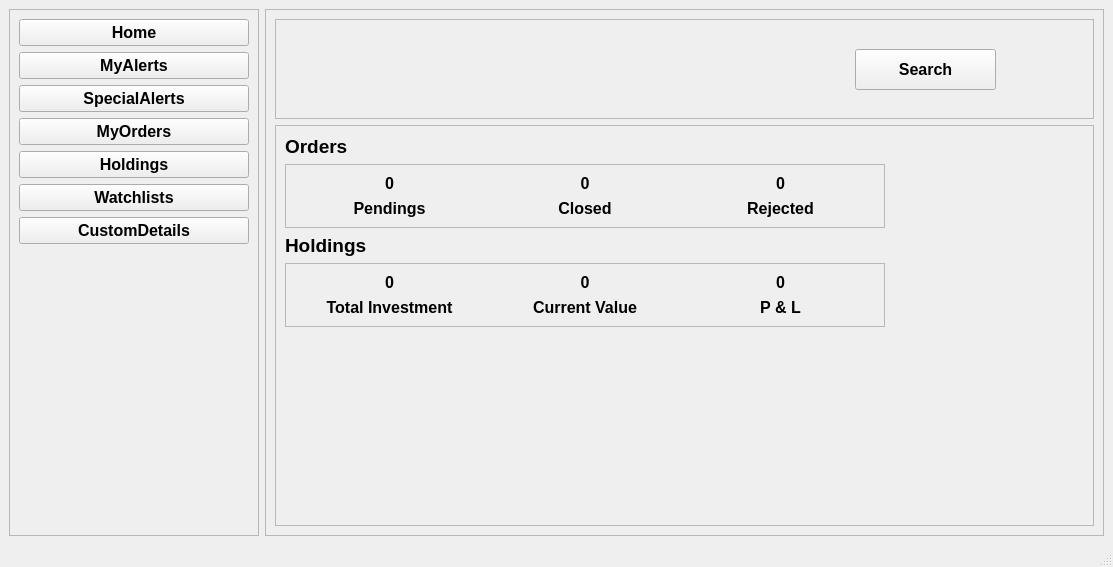
<?xml version="1.0" encoding="UTF-8"?>
<ui version="4.0">
 <class>Home</class>
 <widget class="QMainWindow" name="Home">
  <property name="geometry">
   <rect>
    <x>0</x>
    <y>0</y>
    <width>1113</width>
    <height>567</height>
   </rect>
  </property>
  <property name="windowTitle">
   <string>MainWindow</string>
  </property>
  <widget class="QWidget" name="centralwidget">
   <layout class="QHBoxLayout" name="horizontalLayout">
    <item>
     <widget class="QFrame" name="frmNavBar">
      <property name="maximumSize">
       <size>
        <width>250</width>
        <height>16777215</height>
       </size>
      </property>
      <property name="frameShape">
       <enum>QFrame::StyledPanel</enum>
      </property>
      <property name="frameShadow">
       <enum>QFrame::Raised</enum>
      </property>
      <layout class="QFormLayout" name="formLayout">
       <item row="0" column="0" colspan="2">
        <widget class="QPushButton" name="btnHome">
         <property name="font">
          <font>
           <pointsize>12</pointsize>
           <bold>true</bold>
          </font>
         </property>
         <property name="cursor">
          <cursorShape>PointingHandCursor</cursorShape>
         </property>
         <property name="text">
          <string>Home</string>
         </property>
        </widget>
       </item>
       <item row="1" column="0" colspan="2">
        <widget class="QPushButton" name="btnMyAlerts">
         <property name="font">
          <font>
           <pointsize>12</pointsize>
           <bold>true</bold>
          </font>
         </property>
         <property name="cursor">
          <cursorShape>PointingHandCursor</cursorShape>
         </property>
         <property name="text">
          <string>MyAlerts</string>
         </property>
        </widget>
       </item>
       <item row="4" column="0" colspan="2">
        <widget class="QPushButton" name="btnHoldings">
         <property name="font">
          <font>
           <pointsize>12</pointsize>
           <bold>true</bold>
          </font>
         </property>
         <property name="cursor">
          <cursorShape>PointingHandCursor</cursorShape>
         </property>
         <property name="text">
          <string>Holdings</string>
         </property>
        </widget>
       </item>
       <item row="5" column="0" colspan="2">
        <widget class="QPushButton" name="btnWatchlists">
         <property name="font">
          <font>
           <pointsize>12</pointsize>
           <bold>true</bold>
          </font>
         </property>
         <property name="cursor">
          <cursorShape>PointingHandCursor</cursorShape>
         </property>
         <property name="text">
          <string>Watchlists</string>
         </property>
        </widget>
       </item>
       <item row="3" column="0" colspan="2">
        <widget class="QPushButton" name="btnMyOrders">
         <property name="font">
          <font>
           <pointsize>12</pointsize>
           <bold>true</bold>
          </font>
         </property>
         <property name="cursor">
          <cursorShape>PointingHandCursor</cursorShape>
         </property>
         <property name="text">
          <string>MyOrders</string>
         </property>
        </widget>
       </item>
       <item row="6" column="0" colspan="2">
        <widget class="QPushButton" name="btnCustomDetails">
         <property name="font">
          <font>
           <pointsize>12</pointsize>
           <bold>true</bold>
          </font>
         </property>
         <property name="cursor">
          <cursorShape>PointingHandCursor</cursorShape>
         </property>
         <property name="text">
          <string>CustomDetails</string>
         </property>
        </widget>
       </item>
       <item row="2" column="0" colspan="2">
        <widget class="QPushButton" name="btnSpecialAlerts">
         <property name="font">
          <font>
           <pointsize>12</pointsize>
           <bold>true</bold>
          </font>
         </property>
         <property name="cursor">
          <cursorShape>PointingHandCursor</cursorShape>
         </property>
         <property name="text">
          <string>SpecialAlerts</string>
         </property>
        </widget>
       </item>
      </layout>
     </widget>
    </item>
    <item>
     <widget class="QFrame" name="frmContent">
      <property name="frameShape">
       <enum>QFrame::StyledPanel</enum>
      </property>
      <property name="frameShadow">
       <enum>QFrame::Raised</enum>
      </property>
      <layout class="QVBoxLayout" name="verticalLayout">
       <item>
        <widget class="QFrame" name="frame">
         <property name="minimumSize">
          <size>
           <width>0</width>
           <height>100</height>
          </size>
         </property>
         <property name="maximumSize">
          <size>
           <width>16777215</width>
           <height>100</height>
          </size>
         </property>
         <property name="frameShape">
          <enum>QFrame::StyledPanel</enum>
         </property>
         <property name="frameShadow">
          <enum>QFrame::Raised</enum>
         </property>
         <widget class="QPushButton" name="btnSearch">
          <property name="geometry">
           <rect>
            <x>580</x>
            <y>30</y>
            <width>141</width>
            <height>41</height>
           </rect>
          </property>
          <property name="font">
           <font>
            <pointsize>12</pointsize>
            <bold>true</bold>
           </font>
          </property>
          <property name="cursor">
           <cursorShape>PointingHandCursor</cursorShape>
          </property>
          <property name="text">
           <string>Search</string>
          </property>
         </widget>
        </widget>
       </item>
       <item>
        <widget class="QFrame" name="frame_2">
         <property name="frameShape">
          <enum>QFrame::StyledPanel</enum>
         </property>
         <property name="frameShadow">
          <enum>QFrame::Raised</enum>
         </property>
         <layout class="QFormLayout" name="formLayout_2">
          <item row="0" column="0" colspan="2">
           <widget class="QLabel" name="lblOrders">
            <property name="maximumSize">
             <size>
              <width>16777215</width>
              <height>40</height>
             </size>
            </property>
            <property name="font">
             <font>
              <pointsize>14</pointsize>
              <bold>true</bold>
             </font>
            </property>
            <property name="text">
             <string>Orders</string>
            </property>
           </widget>
          </item>
          <item row="1" column="0" colspan="2">
           <widget class="QFrame" name="frame_3">
            <property name="maximumSize">
             <size>
              <width>600</width>
              <height>70</height>
             </size>
            </property>
            <property name="frameShape">
             <enum>QFrame::StyledPanel</enum>
            </property>
            <property name="frameShadow">
             <enum>QFrame::Raised</enum>
            </property>
            <layout class="QGridLayout" name="gridLayout">
             <item row="2" column="1">
              <widget class="QLabel" name="lblClosed">
               <property name="font">
                <font>
                 <pointsize>12</pointsize>
                 <bold>true</bold>
                </font>
               </property>
               <property name="text">
                <string>Closed</string>
               </property>
               <property name="alignment">
                <set>Qt::AlignCenter</set>
               </property>
              </widget>
             </item>
             <item row="2" column="2">
              <widget class="QLabel" name="lblRejected">
               <property name="font">
                <font>
                 <pointsize>12</pointsize>
                 <bold>true</bold>
                </font>
               </property>
               <property name="text">
                <string>Rejected</string>
               </property>
               <property name="alignment">
                <set>Qt::AlignCenter</set>
               </property>
              </widget>
             </item>
             <item row="0" column="0">
              <widget class="QLabel" name="lblPendingsVal">
               <property name="font">
                <font>
                 <pointsize>12</pointsize>
                 <bold>true</bold>
                </font>
               </property>
               <property name="text">
                <string>0</string>
               </property>
               <property name="alignment">
                <set>Qt::AlignCenter</set>
               </property>
              </widget>
             </item>
             <item row="0" column="2">
              <widget class="QLabel" name="lblRejectedVal">
               <property name="font">
                <font>
                 <pointsize>12</pointsize>
                 <bold>true</bold>
                </font>
               </property>
               <property name="text">
                <string>0</string>
               </property>
               <property name="alignment">
                <set>Qt::AlignCenter</set>
               </property>
              </widget>
             </item>
             <item row="0" column="1">
              <widget class="QLabel" name="lblClosedVal">
               <property name="font">
                <font>
                 <pointsize>12</pointsize>
                 <bold>true</bold>
                </font>
               </property>
               <property name="text">
                <string>0</string>
               </property>
               <property name="alignment">
                <set>Qt::AlignCenter</set>
               </property>
              </widget>
             </item>
             <item row="2" column="0">
              <widget class="QLabel" name="lblPendings">
               <property name="font">
                <font>
                 <pointsize>12</pointsize>
                 <bold>true</bold>
                </font>
               </property>
               <property name="text">
                <string>Pendings</string>
               </property>
               <property name="alignment">
                <set>Qt::AlignCenter</set>
               </property>
              </widget>
             </item>
            </layout>
           </widget>
          </item>
          <item row="2" column="0" colspan="2">
           <widget class="QLabel" name="lblHoldings">
            <property name="maximumSize">
             <size>
              <width>16777215</width>
              <height>40</height>
             </size>
            </property>
            <property name="font">
             <font>
              <pointsize>14</pointsize>
              <bold>true</bold>
             </font>
            </property>
            <property name="text">
             <string>Holdings</string>
            </property>
           </widget>
          </item>
          <item row="3" column="0" colspan="2">
           <widget class="QFrame" name="frame_5">
            <property name="maximumSize">
             <size>
              <width>600</width>
              <height>70</height>
             </size>
            </property>
            <property name="frameShape">
             <enum>QFrame::StyledPanel</enum>
            </property>
            <property name="frameShadow">
             <enum>QFrame::Raised</enum>
            </property>
            <layout class="QGridLayout" name="gridLayout_2">
             <item row="1" column="0">
              <widget class="QLabel" name="lblToltalInv">
               <property name="font">
                <font>
                 <pointsize>12</pointsize>
                 <bold>true</bold>
                </font>
               </property>
               <property name="text">
                <string>Total Investment</string>
               </property>
               <property name="alignment">
                <set>Qt::AlignCenter</set>
               </property>
              </widget>
             </item>
             <item row="0" column="1">
              <widget class="QLabel" name="lbalCurrentValueVal">
               <property name="font">
                <font>
                 <pointsize>12</pointsize>
                 <bold>true</bold>
                </font>
               </property>
               <property name="text">
                <string>0</string>
               </property>
               <property name="alignment">
                <set>Qt::AlignCenter</set>
               </property>
              </widget>
             </item>
             <item row="0" column="2">
              <widget class="QLabel" name="lblPandLVal">
               <property name="font">
                <font>
                 <pointsize>12</pointsize>
                 <bold>true</bold>
                </font>
               </property>
               <property name="text">
                <string>0</string>
               </property>
               <property name="alignment">
                <set>Qt::AlignCenter</set>
               </property>
              </widget>
             </item>
             <item row="0" column="0">
              <widget class="QLabel" name="lblTotalInvVal">
               <property name="font">
                <font>
                 <pointsize>12</pointsize>
                 <bold>true</bold>
                </font>
               </property>
               <property name="text">
                <string>0</string>
               </property>
               <property name="alignment">
                <set>Qt::AlignCenter</set>
               </property>
              </widget>
             </item>
             <item row="1" column="2">
              <widget class="QLabel" name="lblPandL">
               <property name="font">
                <font>
                 <pointsize>12</pointsize>
                 <bold>true</bold>
                </font>
               </property>
               <property name="text">
                <string>P &amp; L</string>
               </property>
               <property name="alignment">
                <set>Qt::AlignCenter</set>
               </property>
              </widget>
             </item>
             <item row="1" column="1">
              <widget class="QLabel" name="lblCurrentValue">
               <property name="font">
                <font>
                 <pointsize>12</pointsize>
                 <bold>true</bold>
                </font>
               </property>
               <property name="text">
                <string>Current Value</string>
               </property>
               <property name="alignment">
                <set>Qt::AlignCenter</set>
               </property>
              </widget>
             </item>
            </layout>
           </widget>
          </item>
         </layout>
        </widget>
       </item>
      </layout>
     </widget>
    </item>
   </layout>
  </widget>
  <widget class="QMenuBar" name="menubar">
   <property name="geometry">
    <rect>
     <x>0</x>
     <y>0</y>
     <width>1113</width>
     <height>25</height>
    </rect>
   </property>
  </widget>
  <widget class="QStatusBar" name="statusbar"/>
 </widget>
 <resources/>
 <connections/>
</ui>
